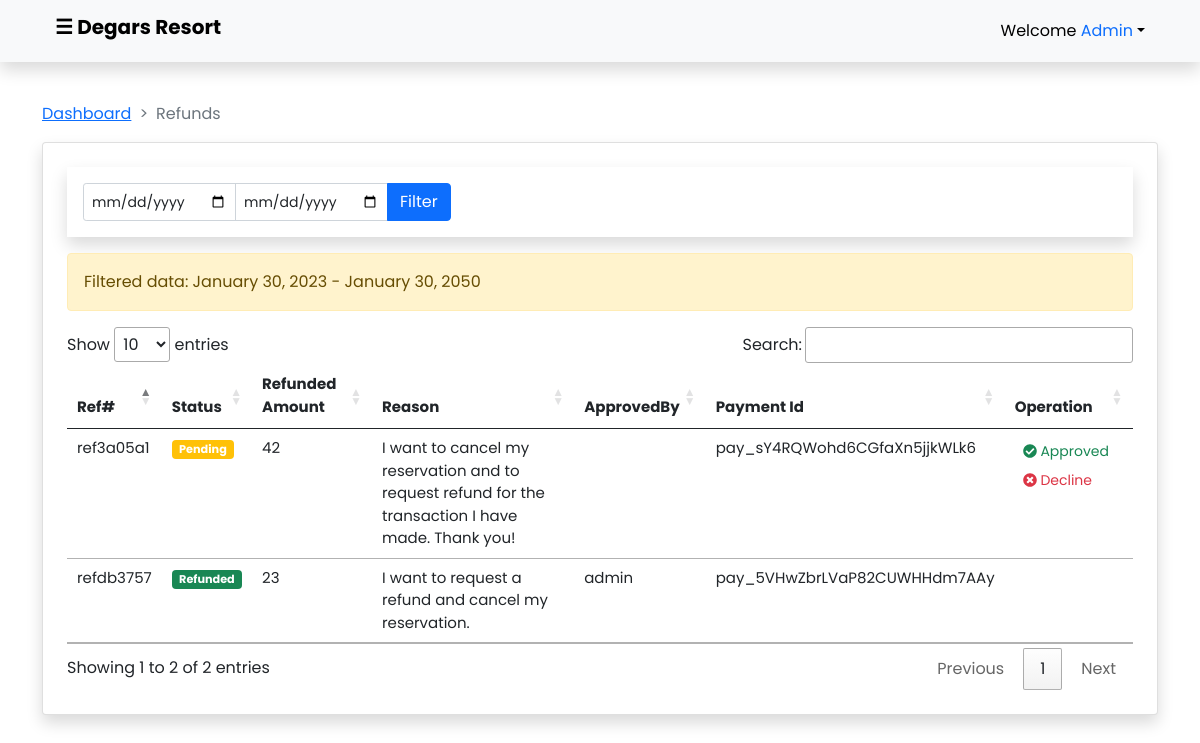
The page /admin/refund.php?fromDate=2023-01-30&toDate=2050-01-30 (signed in) on the database its author committed.
### tables this page shows
CREATE TABLE `refund` (
  `refund_id` int(11) NOT NULL,
  `comres_id` int(11) NOT NULL,
  `customer_id` int(11) NOT NULL,
  `reservation_id` int(11) NOT NULL,
  `payment_id` varchar(200) NOT NULL,
  `transaction_ref` varchar(50) NOT NULL,
  `refundedamount` int(11) NOT NULL,
  `reason` varchar(500) NOT NULL,
  `status` varchar(50) NOT NULL,
  `approvedby` varchar(50) DEFAULT NULL,
  `requestdate` datetime NOT NULL DEFAULT current_timestamp()
);

### admin/refund.php (the view, shortened to what this page needs)
<?php
if (isset($_SESSION['users_id']) && isset($_SESSION['users_username'])) {
?>
<?php include_once 'adheader.php'; ?>
<main id="main">
    <div class="container pt-4">
        <nav style="--bs-breadcrumb-divider: '>';" aria-label="breadcrumb">
            <ol class="breadcrumb">
                <li class="breadcrumb-item"><a href="dashboard.php">Dashboard</a></li>
                <li class="breadcrumb-item active" aria-current="page">Refunds</li>
            </ol>
        </nav>
    </div>
    <div class="container">
        <div class="card p-4 shadow">
            <div class="d-flex justify-content-start shadow p-3 mb-3">
                <form action="" method="get">
                    <div class="input-group rounded">
                        <input type="date" class="form-control form-control-sm" id="fromDate" value="" name="fromDate"
                            required>
                        <input type="date" class="form-control form-control-sm" id="toDate" value="" name="toDate"
                            required>
                        <button class="btn btn-primary" type="submit">Filter</button>
                    </div>
                </form>
            </div>
            <div class="alert alert-warning" role="alert"> Filtered data:
                <?php echo ($_GET['fromDate'] === 0) ? 'To' : date('F d, Y', strtotime($_GET['fromDate']));?> -
                <?php echo ($_GET['toDate'] === 0) ? 'To' : date('F d, Y', strtotime($_GET['toDate']));?>
            </div>
            <div class="table-responsive">
                <table id="dataTable" class="table table-sm table-hover table-border" style="width:100%">
                    <thead style="font-size: 15px;">
                        <tr>
                            <th>Ref#</th>
                            <th>Status</th>
                            <th>Refunded Amount</th>
                            <th>Reason</th>
                            <?php
                            if ($is_admin) {
                                ?>
                            <th>ApprovedBy</th>
                            <?php
                            }
                            ?>
                            <th>Payment Id</th>
                            <th>Operation</th>
                        </tr>
                    </thead>
                    <tbody style="font-size: 15px;">
                        <tr>
                            <?php
                            $db = mysqli_connect("localhost","root","","capstwo");
                            $fromDate = isset($_GET["fromDate"]) ? $_GET["fromDate"] : '';
                            $toDate = isset($_GET["toDate"]) ? $_GET["toDate"] : '';
                            $fetchqrpay = mysqli_query($db, "SELECT * FROM refund WHERE requestdate BETWEEN  '".$fromDate."' AND '".$toDate."' ");
                            while ($row = $fetchqrpay->fetch_array()) { ?>
                            <td><?php echo $row['transaction_ref']; ?></td>
                            <td><span
                                    class="badge <?php echo $row['status'] === 'Refunded' ? 'bg-success' : ($row['status'] === 'Pending' ? 'bg-warning' : 'bg-danger'); ?>"><?php echo $row['status']; ?></span>
                            </td>
                            <td><?php echo $row['refundedamount']; ?></td>
                            <td><?php echo $row['reason']; ?></td>
                            <?php
                            if ($is_admin) {
                                ?>
                            <td><?php echo $row['approvedby']; ?></td>
                            <?php
                            }
                            ?>
                            <td><?php echo $row['payment_id']; ?></td>
                            <td>
                                <?php if ($row['status'] === 'Refunded' || $row['status'] === "Declined") { ?>
                                <a hidden class="btn btn-outline-success btn-sm border-0" title="Grant Request"
                                    onclick="return confirm('Confirm refund, Click Ok!')"
                                    href="functions/grantrefund.php?transaction_ref=<?php echo $row['transaction_ref']; ?>&refundedamount=<?php echo $row['refundedamount']; ?>&reason=<?php echo $row['reason']; ?>&payment_id=<?php echo $row['payment_id']; ?>&comres_id=<?php echo $row['comres_id']; ?>&refund_id=<?php echo $row['refund_id']?>&approvedby=<?php echo $_SESSION['users_username']; ?>"><i
                                        class="fas fa-check-circle"></i> Approved
                                </a>
                                <a hidden class="btn btn-outline-danger btn-sm border-0" title="Decline reservation"
                                    href="">
                                    <i class="fas fa-times-circle"></i> Decline
                                </a>
                                <?php } else { ?>
                                <a class="btn btn-outline-success btn-sm border-0" title="Grant Request"
                                    onclick="return confirm('Confirm refund, Click Ok!')"
                                    href="functions/grantrefund.php?transaction_ref=<?php echo $row['transaction_ref']; ?>&refundedamount=<?php echo $row['refundedamount']; ?>&reason=<?php echo $row['reason']; ?>&payment_id=<?php echo $row['payment_id']; ?>&comres_id=<?php echo $row['comres_id']; ?>&refund_id=<?php echo $row['refund_id']?>&approvedby=<?php echo $row['approvedby']; ?>"><i
                                        class="fas fa-check-circle"></i> Approved
                                </a>
                                <a class="btn btn-outline-danger btn-sm border-0" title="Decline reservation"
                                    href="functions/declinerefund.php?transaction_ref=<?php echo $row['transaction_ref']; ?>&refundedamount=<?php echo $row['refundedamount']; ?>&reason=<?php echo $row['reason']; ?>&payment_id=<?php echo $row['payment_id']; ?>&comres_id=<?php echo $row['comres_id']; ?>&refund_id=<?php echo $row['refund_id']?>">
                                    <i class="fas fa-times-circle"></i> Decline
                                </a>
                                <?php } ?>
                            </td>
                        </tr>
                        <?php } ?>
                    </tbody>
                </table>
            </div>
        </div>
    </div>
</main>
<?php include_once 'adfooter.php'; ?>
<?php
}else{
    header("Location: ../login.php");
    exit();
}
?>

### admin/resources/css/dashboard.css (style rules this page uses)
* { padding: 0; margin: 0; }
body { font-family: 'Poppins', sans-serif; }

### admin/adheader.php (style rules this page uses)
* { padding: 0; margin: 0; }
body { font-family: 'Poppins', sans-serif; transition: background-color .5s; }
#main { transition: margin-left .5s; padding: 16px; }

### rows shown on the page
refund: transaction_ref "refdb3757", status "Refunded", refundedamount "23", reason "I want to request a refund and cancel my reservation.", approvedby "admin", payment "pay_5VHwZbrLVaP82CUWHHdm7AAy"
refund: transaction_ref "ref3a05a1", status "Pending", refundedamount "42", reason "I want to cancel my reservation and to request refund for the transaction I have made. Thank you!", payment "pay_sY4RQWohd6CGfaXn5jjkWLk6"

### other values the page prints
$_SESSION['users_username'] "Admin"
date('F d, Y', strtotime($_GET['fromDate'])) "January 30, 2023"
date('F d, Y', strtotime($_GET['toDate'])) "January 30, 2050"
